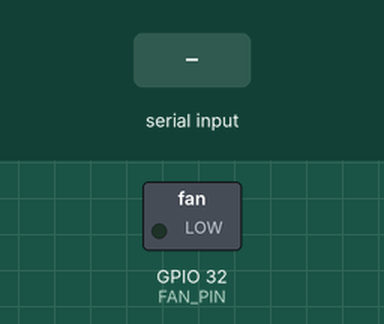
A sketch run on a simulated ESP32. Parts: switched loads named in the sketch (green lamp = pin HIGH). Inputs (shaded band) come from the test bench.

Above: at 1.2 s.
1.3 s: "1" received over Serial
At 2.5 s:
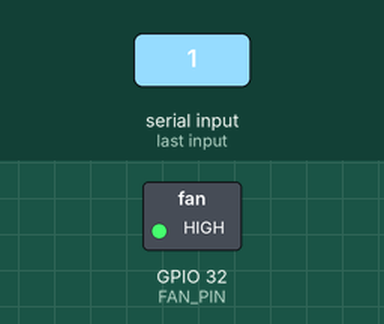
2.8 s: "0" received over Serial
At 3.7 s:
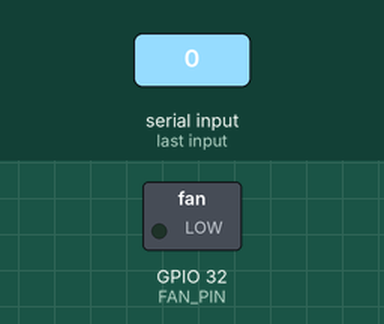
Timing chart, 0 to 5.8 s (numbered marks = the images above; inputs shaded):
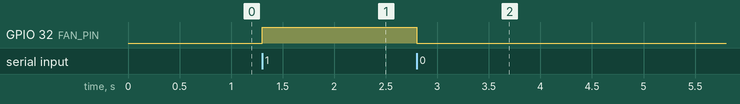

The sketch:

_________.ino
```cpp
#define FAN_PIN 32  // 팬이 연결된 PWM 핀 번호

void setup() {
  Serial.begin(9600);
  pinMode(FAN_PIN, OUTPUT);
}

void loop() {
  if (Serial.available() > 0) {
    char command = Serial.read();

    switch (command) {
      case '0':
        fanOff();
        break;
      case '1':
        fanON();
        break;
    }
  }
}

void fanOff() {
  analogWrite(FAN_PIN, 0);
}

void fanON() {
  analogWrite(FAN_PIN, 255);  // 예시로 PWM 신호의 100% 사용
}
```

Measured:
- after the input at 1.3 s, GPIO 32 (FAN_PIN): LOW → HIGH at once
- after the input at 2.8 s, GPIO 32 (FAN_PIN): HIGH → LOW at once
